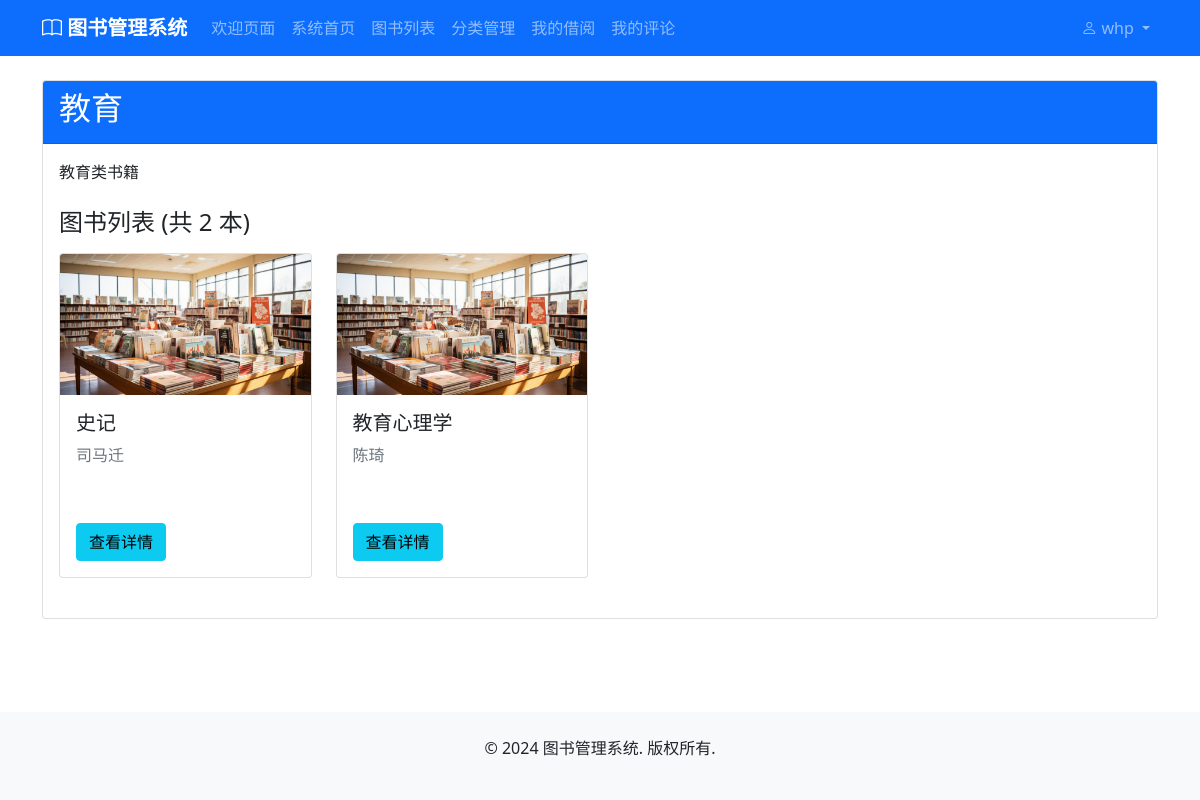
The page /categories/6/ (signed in) on the database as committed earlier.
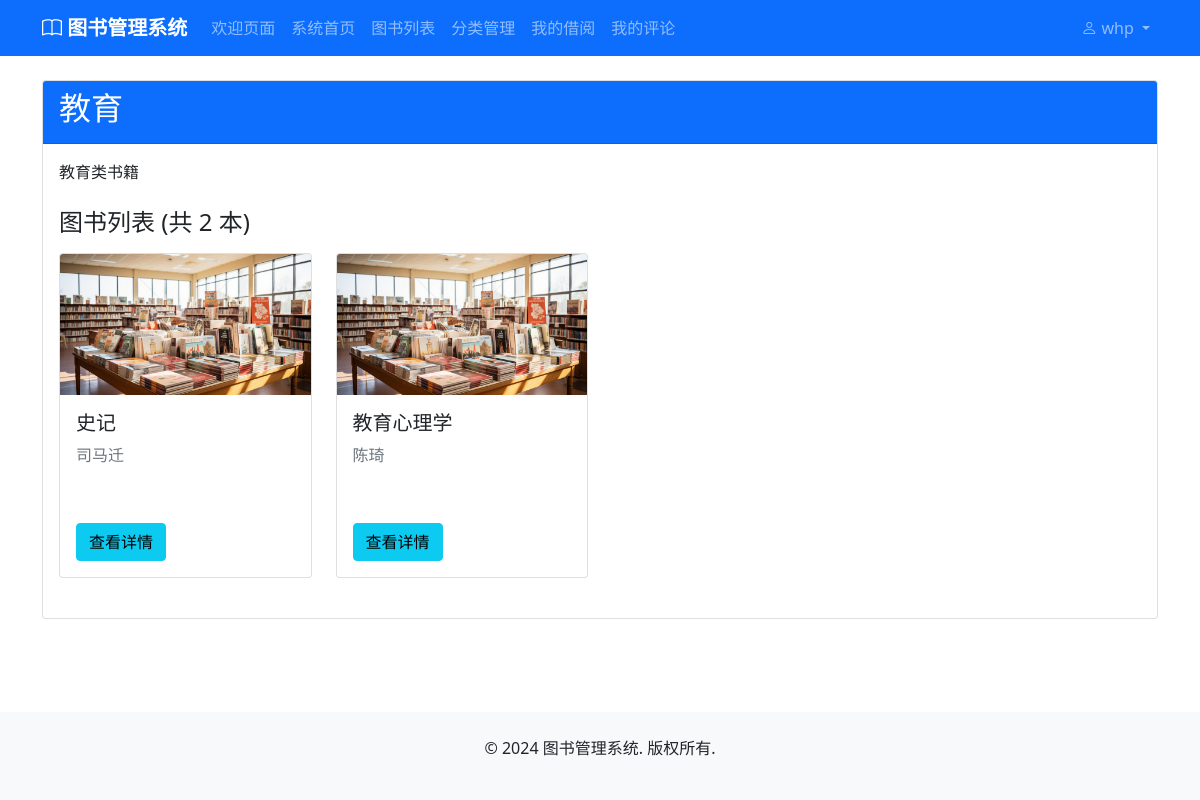
The same page on the database as committed later.
### accounts/models.py (models this page shows, shortened)
class CustomUser(AbstractUser):
    ROLE_CHOICES = [
        ('admin', '管理员'),
        ('user', '普通用户'),
    ]
    role = models.CharField(max_length=10, choices=ROLE_CHOICES, default='user', verbose_name='角色')
    phone = models.CharField(max_length=20, blank=True, null=True, verbose_name='电话')
    address = models.TextField(blank=True, null=True, verbose_name='地址')
    birth_date = models.DateField(blank=True, null=True, verbose_name='出生日期')
    created_at = models.DateTimeField(auto_now_add=True, verbose_name='创建时间')
    updated_at = models.DateTimeField(auto_now=True, verbose_name='更新时间')
    class Meta:
        verbose_name = '用户'
        verbose_name_plural = '用户'
    @property
    def is_admin(self):
        return self.role == 'admin'

### categories/models.py (models this page shows, shortened)
class Category(models.Model):
    name = models.CharField(max_length=100, unique=True, verbose_name='分类名称')
    description = models.TextField(blank=True, null=True, verbose_name='描述')
    created_at = models.DateTimeField(auto_now_add=True, verbose_name='创建时间')
    updated_at = models.DateTimeField(auto_now=True, verbose_name='更新时间')
    class Meta:
        verbose_name = '图书分类'
        verbose_name_plural = '图书分类'

### books/models.py (models this page shows, shortened)
class Book(models.Model):
    STATUS_CHOICES = [
        ('available', '可借阅'),
        ('borrowed', '已借出'),
        ('maintenance', '维护中'),
        ('lost', '丢失'),
    ]
    title = models.CharField(max_length=200, verbose_name='书名')
    author = models.CharField(max_length=100, verbose_name='作者')
    isbn = models.CharField(max_length=20, unique=True, verbose_name='ISBN')
    publisher = models.CharField(max_length=100, blank=True, null=True, verbose_name='出版社')
    publication_date = models.DateField(blank=True, null=True, verbose_name='出版日期')
    category = models.ForeignKey(Category, on_delete=models.PROTECT, null=True, blank=True, verbose_name='分类')
    description = models.TextField(blank=True, null=True, verbose_name='描述')
    cover_image = models.ImageField(upload_to='book_covers/', blank=True, null=True, verbose_name='封面图片')
    total_copies = models.PositiveIntegerField(default=1, verbose_name='总册数')
    available_copies = models.PositiveIntegerField(default=1, verbose_name='可借册数')
    location = models.CharField(max_length=50, blank=True, null=True, verbose_name='书架位置')
    status = models.CharField(max_length=20, choices=STATUS_CHOICES, default='available', verbose_name='状态')
    created_at = models.DateTimeField(auto_now_add=True, verbose_name='创建时间')
    updated_at = models.DateTimeField(auto_now=True, verbose_name='更新时间')
    class Meta:
        verbose_name = '图书'
        verbose_name_plural = '图书'

### categories/views.py (the view)
# urls.py: path('<int:category_id>/', views.category_detail, name='category_detail'),
@login_required
def category_detail(request, category_id):
    category = get_object_or_404(Category, id=category_id)
    books = category.book_set.all().order_by('title')
    return render(request, 'categories/category_detail.html', {
        'category': category,
        'books': books
    })

### templates/categories/category_detail.html (shortened to what this page needs)
{% extends 'base.html' %}
{% block content %}
<div class="container my-4">
    <div class="card">
        <div class="card-header bg-primary text-white">
            <div class="d-flex justify-content-between align-items-center">
                <h2>{{ category.name }}</h2>
            </div>
        </div>
        <div class="card-body">
            {% if category.description %}
            <p class="card-text mb-4">{{ category.description }}</p>
            {% endif %}
            <h4 class="mb-3">图书列表 (共 {{ books.count }} 本)</h4>
            {% if books %}
            <div class="row">
                {% for book in books %}
                <div class="col-md-3 mb-4">
                    <div class="card">
                        {% if book.cover_image %}
                        <img src="{{ book.cover_image.url }}" class="card-img-top" alt="{{ book.title }}">
                        {% else %}
                        <div class="card-img-top bg-light text-center py-4">
                            <i class="fas fa-book-open fa-3x text-muted"></i>
                        </div>
                        {% endif %}
                        <div class="card-body">
                            <h5 class="card-title">{{ book.title }}</h5>
                            <p class="card-text text-muted">{{ book.author }}</p>
                            <p class="card-text">
                                {% if book.available_copies > 0 %}
                                <span class="badge badge-success">可借阅</span>
                                {% else %}
                                <span class="badge badge-danger">已借出</span>
                                {% endif %}
                            </p>
                            <a href="{% url 'books:book_detail' book.id %}" class="btn btn-info btn-block">查看详情</a>
                        </div>
                    </div>
                </div>
                {% endfor %}
            </div>
            {% else %}
            <div class="alert alert-info" role="alert">
                此分类下暂无图书
            </div>
            {% endif %}
        </div>
    </div>
</div>
{% endblock %}

### templates/base.html (shortened to what this page needs)
<!DOCTYPE html>
<html lang="zh-hans">
<head>
    <link href="https://cdn.jsdelivr.net/npm/bootstrap@5.1.3/dist/css/bootstrap.min.css"
          rel="stylesheet"
>
    <link href="https://cdn.jsdelivr.net/npm/bootstrap-icons@1.7.2/font/bootstrap-icons.min.css" rel="stylesheet">
    {% load static %}
    <link rel="stylesheet" href="{% static 'css/style.css' %}?v=1.0">
</head>
<body class="d-flex flex-column min-vh-100">
    <nav class="navbar navbar-expand-lg navbar-dark bg-primary">
        <div class="container">
            <a class="navbar-brand" href="{% url 'welcome' %}">
                <i class="bi bi-book"></i> 图书管理系统
            </a>
            <div class="collapse navbar-collapse" id="navbarNav">
                <ul class="navbar-nav">
                    <li class="nav-item active">
                        <a class="nav-link" href="{% url 'welcome' %}">欢迎页面</a>
                    </li>
                    {% if user.is_authenticated %}
                    <li class="nav-item">
                        <a class="nav-link" href="{% url 'home' %}">系统首页</a>
                    </li>
                    {% endif %}
                    <li class="nav-item">
                        <a class="nav-link" href="{% url 'books:book_list' %}">图书列表</a>
                    </li>
                    <li class="nav-item">
                        <a class="nav-link" href="{% url 'categories:category_list' %}">分类管理</a>
                    </li>
                    {% if user.is_authenticated %}
                    <li class="nav-item">
                        <a class="nav-link" href="{% url 'borrowing:my_records' %}">我的借阅</a>
                    </li>
                    <li class="nav-item">
                        <a class="nav-link" href="{% url 'reviews:my_reviews' %}">我的评论</a>
                    </li>
                    {% endif %}
                </ul>
                <ul class="navbar-nav ms-auto">
                    {% if user.is_authenticated %}
                    <li class="nav-item dropdown">
                        <a class="nav-link dropdown-toggle" href="#" id="userDropdown" role="button" data-bs-toggle="dropdown" aria-expanded="false">
                            <i class="bi bi-person"></i> {{ user.username }}
                        </a>
                    </li>
                    {% endif %}
                </ul>
            </div>
        </div>
    </nav>
    <main class="flex-grow-1">
        {% block content %}
        {% endblock %}
    </main>
    <footer class="bg-light mt-5 py-4">
        <div class="container text-center">
            <p>&copy; 2024 图书管理系统. 版权所有.</p>
        </div>
    </footer>
</body>
</html>

### static/css/style.css (style rules this page uses)
.navbar-brand { font-weight: bold; }

Rows that differ between the two databases and show on the page:
changed Book "教育心理学": available_copies 1 → 0 (drawn)
